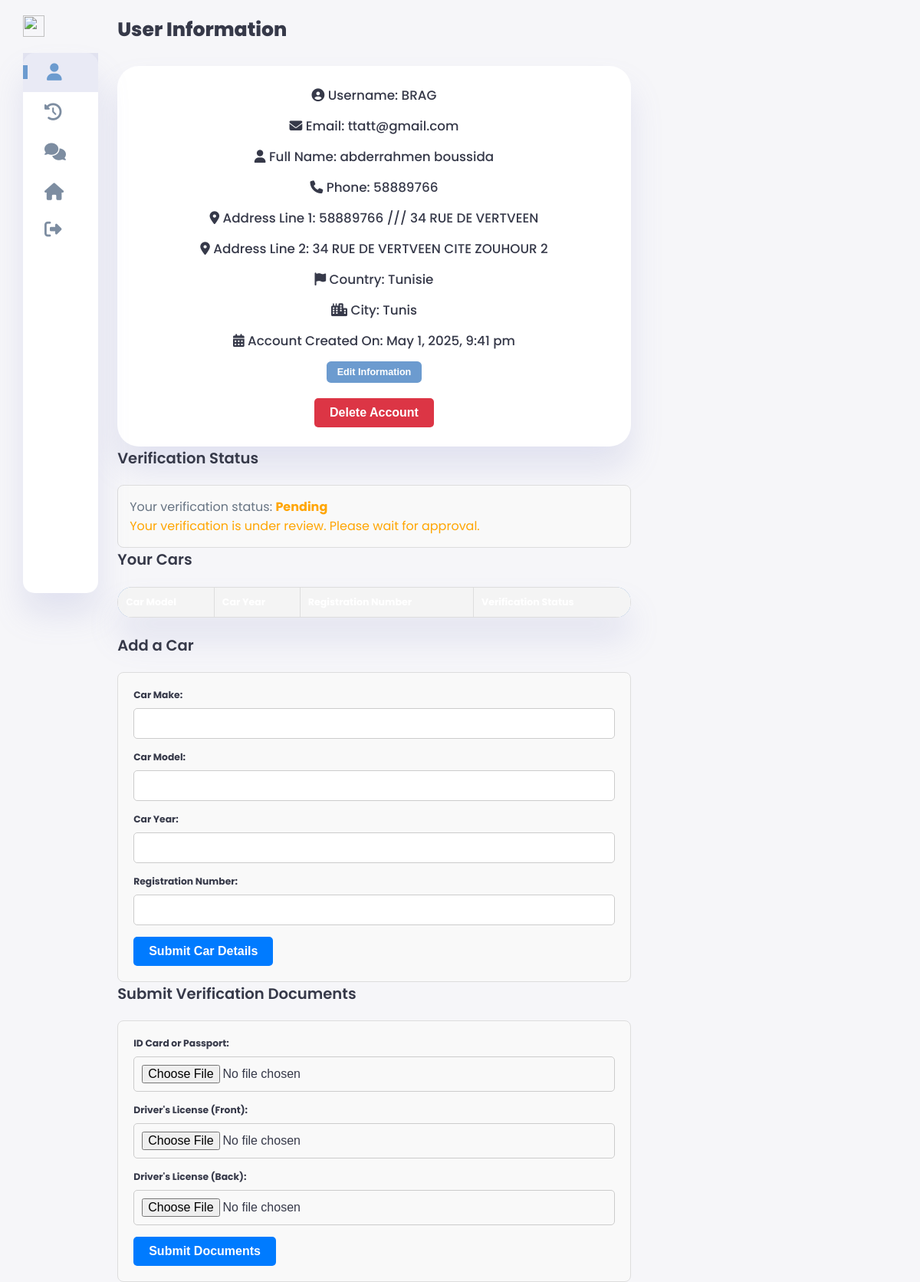
The page /views/back/user/user-info.php (signed in) on the database its author committed.
### tables this page shows
CREATE TABLE `users` (
  `id` int(11) NOT NULL,
  `username` varchar(50) NOT NULL,
  `email` varchar(100) NOT NULL,
  `password_hash` varchar(255) NOT NULL,
  `first_name` varchar(50) DEFAULT NULL,
  `last_name` varchar(50) DEFAULT NULL,
  `address_line1` varchar(100) DEFAULT NULL,
  `address_line2` varchar(100) DEFAULT NULL,
  `city` varchar(50) DEFAULT NULL,
  `state_province` varchar(50) DEFAULT NULL,
  `postal_code` varchar(20) DEFAULT NULL,
  `country` varchar(50) DEFAULT NULL,
  `phone_number` varchar(20) DEFAULT NULL,
  `is_verified` tinyint(1) DEFAULT 0,
  `verification_token` varchar(255) DEFAULT NULL,
  `verification_token_expires` datetime DEFAULT NULL,
  `verified_at` datetime DEFAULT NULL,
  `created_at` datetime DEFAULT current_timestamp(),
  `updated_at` datetime DEFAULT current_timestamp() ON UPDATE current_timestamp(),
  `car_verification_status` enum('Pending','Approved','Rejected') DEFAULT 'Pending',
  `car_verification_token` varchar(255) DEFAULT NULL,
  `car_verification_token_expires` datetime DEFAULT NULL,
  `car_verified_at` datetime DEFAULT NULL,
  `id_card_or_passport` varchar(255) DEFAULT NULL,
  `driver_license_front` varchar(255) DEFAULT NULL,
  `driver_license_back` varchar(255) DEFAULT NULL,
  `verification_status` enum('Pending','Approved','Rejected') DEFAULT 'Pending',
  `verification_submitted_at` datetime DEFAULT NULL
);

### views/back/user/user-info.php (the view, shortened to what this page needs)
<?php
try {
    $dsn = 'mysql:host=localhost;dbname=clyptorweb;charset=utf8mb4';
    $pdo = new PDO($dsn, 'root', '', [
        PDO::ATTR_ERRMODE => PDO::ERRMODE_EXCEPTION,
        PDO::ATTR_DEFAULT_FETCH_MODE => PDO::FETCH_ASSOC,
    ]);
    $stmt = $pdo->prepare("SELECT * FROM users WHERE id = :id");
    $stmt->execute(['id' => $_SESSION['user_id']]);
    $user = $stmt->fetch();
    $created_at = date("F j, Y, g:i a", strtotime($user['created_at']));
    $stmt = $pdo->prepare("SELECT verification_status FROM users WHERE id = :id");
    $stmt->execute(['id' => $_SESSION['user_id']]);
    $userVerification = $stmt->fetch();
} catch (PDOException $e) {
    echo "Database error: " . $e->getMessage();
    exit();
}
?>
<!DOCTYPE html>
<html lang="en">
<head>
  <link rel="stylesheet" href="style.css">
  <link rel="stylesheet" href="https://cdnjs.cloudflare.com/ajax/libs/font-awesome/6.4.0/css/all.min.css">
</head>
<body>
  <div class="container">
    <aside>
        <div class="toggle">
            <div class="logo">
                <img src="images/logo.png">
            </div>
        </div>
        <div class="sidebar">
            <a href="user-info.php" class="active">
                <span class="fas fa-user"></span>
            </a>
            <a href="history.php">
                <span class="fas fa-history"></span>
            </a>
            <a href="chat.php">
                <span class="fas fa-comments"></span>
            </a>
            <a href="../../front/index.php">
                <span class="fas fa-home"></span>
            </a>
            <a href="#" id="logout-button">
                <span class="fas fa-sign-out-alt"></span>
            </a>
        </div>
    </aside>
    <main>
      <h1>User Information</h1>
      <div class="card user-info-card">
        <h3><i class="fas fa-user-circle"></i> Username: <span id="username-display"><?php echo htmlspecialchars($user['username']); ?></span></h3>
        <h3><i class="fas fa-envelope"></i> Email: <span id="email-display"><?php echo htmlspecialchars($user['email']); ?></span></h3>
        <h3><i class="fas fa-user"></i> Full Name: <span id="fullname-display"><?php echo htmlspecialchars($user['first_name'] . ' ' . $user['last_name']); ?></span></h3>
        <h3><i class="fas fa-phone"></i> Phone: <span id="phone-display"><?php echo htmlspecialchars($user['phone_number']); ?></span></h3>
        <h3><i class="fas fa-map-marker-alt"></i> Address Line 1: <span id="address-line1-display"><?php echo htmlspecialchars($user['address_line1']); ?></span></h3>
        <h3><i class="fas fa-map-marker-alt"></i> Address Line 2: <span id="address-line2-display"><?php echo htmlspecialchars($user['address_line2']); ?></span></h3>
        <h3><i class="fas fa-flag"></i> Country: <span id="country-display"><?php echo htmlspecialchars($user['country']); ?></span></h3>
        <h3><i class="fas fa-city"></i> City: <span id="city-display"><?php echo htmlspecialchars($user['city']); ?></span></h3>
        <h3><i class="fas fa-calendar-alt"></i> Account Created On: <span id="created-at-display"><?php echo htmlspecialchars($created_at); ?></span></h3>
        <button class="btn btn-primary" id="edit-info-button">Edit Information</button>
        <form method="POST" style="margin-top: 20px;">
          <button type="submit" name="delete_account" class="btn btn-danger" onclick="return confirm('Are you sure you want to delete your account? This action cannot be undone.')">Delete Account</button>
        </form>
      </div>
      <h2>Verification Status</h2>
      <div class="verification-status">
        <p>
          Your verification status:
          <strong style="color:
            <?= $userVerification['verification_status'] === 'Approved' ? 'green' : ($userVerification['verification_status'] === 'Rejected' ? 'red' : 'orange'); ?>;">
            <?= htmlspecialchars($userVerification['verification_status']) ?>
          </strong>
        </p>
        <?php if ($userVerification['verification_status'] === 'Rejected'): ?>
          <p style="color: red;">Your verification was rejected. Please resubmit your documents.</p>
        <?php elseif ($userVerification['verification_status'] === 'Pending'): ?>
          <p style="color: orange;">Your verification is under review. Please wait for approval.</p>
        <?php elseif ($userVerification['verification_status'] === 'Approved'): ?>
          <p style="color: green;">Your verification has been approved. You can now access all features.</p>
        <?php endif; ?>
      </div>
      <h2>Your Cars</h2>
      <table class="styled-table">
        <thead>
          <tr>
            <th>Car Model</th>
            <th>Car Year</th>
            <th>Registration Number</th>
            <th>Verification Status</th>
          </tr>
        </thead>
      </table>
      <h2>Add a Car</h2>
      <form method="POST" action="" class="car-form">
        <label for="car_make">Car Make:</label>
        <input type="text" id="car_make" name="car_make" required>
        <label for="car_model">Car Model:</label>
        <input type="text" id="car_model" name="car_model" required>
        <label for="car_year">Car Year:</label>
        <input type="number" id="car_year" name="car_year" required>
        <label for="car_registration_number">Registration Number:</label>
        <input type="text" id="car_registration_number" name="car_registration_number" required>
        <button type="submit" name="add_car" class="btn btn-primary">Submit Car Details</button>
      </form>
      <h2>Submit Verification Documents</h2>
      <form method="POST" action="" enctype="multipart/form-data" class="verification-form">
        <label for="id_card_or_passport">ID Card or Passport:</label>
        <input type="file" id="id_card_or_passport" name="id_card_or_passport" required>
        <label for="driver_license_front">Driver's License (Front):</label>
        <input type="file" id="driver_license_front" name="driver_license_front" required>
        <label for="driver_license_back">Driver's License (Back):</label>
        <input type="file" id="driver_license_back" name="driver_license_back" required>
        <button type="submit" name="submit_verification" class="btn btn-primary">Submit Documents</button>
      </form>
    </main>
  </div>
</body>
</html>

### views/back/user/style.css (style rules this page uses)
:root { --color-primary: #6C9BCF; --color-danger: #FF0060; --color-success: #1B9C85; --color-warning: #F7D060; --color-white: #fff; --color-info-dark: #7d8da1; --color-dark: #363949; --color-light: rgba(132, 139, 200, 0.18); --color-dark-variant: #677483; --color-background: #f6f6f9; --card-border-radius: 2rem; --border-radius-1: 0.4rem; --border-radius-2: 1.2rem; --card-padding: 1.8rem; --padding-1: 1.2rem; --box-shadow: 0 2rem 3rem var(--color-light); }
* { margin: 0; padding: 0; outline: 0; appearance: 0; border: 0; text-decoration: none; box-sizing: border-box; }
html { font-size: 14px; }
body { width: 100vw; height: 100vh; font-family: 'Poppins', sans-serif; font-size: 0.88rem; user-select: none; overflow-x: hidden; color: var(--color-dark); background-color: var(--color-background); }
a { color: var(--color-dark); }
img { display: block; width: 100%; object-fit: cover; }
h1 { font-weight: 800; font-size: 1.8rem; }
h2 { font-weight: 600; font-size: 1.4rem; }
h3 { font-weight: 500; font-size: 0.87rem; }
p { color: var(--color-dark-variant); }
.container { display: grid; width: 96%; margin: 0 auto; gap: 1.8rem; grid-template-columns: 12rem auto 23rem; }
aside { height: 100vh; }
aside .toggle { display: flex; align-items: center; justify-content: space-between; margin-top: 1.4rem; }
aside .toggle .logo { display: flex; gap: 0.5rem; }
aside .toggle .logo img { width: 2rem; height: 2rem; }
aside .sidebar { display: flex; flex-direction: column; background-color: var(--color-white); box-shadow: var(--box-shadow); border-radius: 15px; height: 88vh; position: relative; top: 1.5rem; transition: all 0.3s ease; }
aside .sidebar a { display: flex; align-items: center; color: var(--color-info-dark); height: 3.7rem; gap: 1rem; position: relative; margin-left: 2rem; transition: all 0.3s ease; }
aside .sidebar a span { font-size: 1.6rem; transition: all 0.3s ease; }
aside .sidebar a:last-child { position: absolute; bottom: 2rem; width: 100%; }
aside .sidebar a.active { width: 100%; color: var(--color-primary); background-color: var(--color-light); margin-left: 0; }
aside .sidebar a.active::before { content: ''; width: 6px; height: 18px; background-color: var(--color-primary); }
aside .sidebar a.active span { color: var(--color-primary); margin-left: calc(1rem - 3px); }
main { margin-top: 1.4rem; }
.styled-table { width: 100%; border-collapse: collapse; margin: 1.5rem 0; font-size: 0.9rem; font-family: 'Poppins', sans-serif; text-align: left; box-shadow: var(--box-shadow); border-radius: var(--card-border-radius); overflow: hidden; }
.styled-table thead tr { background-color: var(--color-primary); color: var(--color-white); text-align: left; font-weight: bold; }
.styled-table th, .styled-table td { padding: 12px 15px; }
.btn { display: inline-flex; align-items: center; gap: 0.5rem; padding: 0.5rem 1rem; font-size: 0.9rem; font-weight: bold; border-radius: var(--border-radius-1); cursor: pointer; transition: background-color 0.3s ease; }
.btn-primary { background-color: var(--color-primary); color: var(--color-white); }
.btn-danger { background-color: var(--color-danger); color: var(--color-white); }
.user-info-card { background-color: var(--color-white); padding: var(--card-padding); border-radius: var(--card-border-radius); box-shadow: var(--box-shadow); text-align: center; margin-top: 2rem; }
.user-info-card h3 { margin-bottom: 1rem; font-size: 1.2rem; color: var(--color-dark); }
@media screen and (max-width: 1200px) { .container { width: 95%; grid-template-columns: 7rem auto 23rem; } }
@media screen and (max-width: 1200px) { aside .sidebar a { width: 5.6rem; } }
@media screen and (max-width: 1200px) { aside .sidebar a:last-child { position: relative; margin-top: 1.8rem; } }

### rows shown on the page
users: username "BRAG", email "ttatt@gmail.com", first_name+last_name "abderrahmen boussida", phone_number "58889766", address_line1 "58889766 /// 34 RUE DE VERTVEEN", address_line2 "34 RUE DE VERTVEEN CITE ZOUHOUR 2", country "Tunisie", city "Tunis", created_at "May 1, 2025, 9:41 pm", verification_status "Pending"
